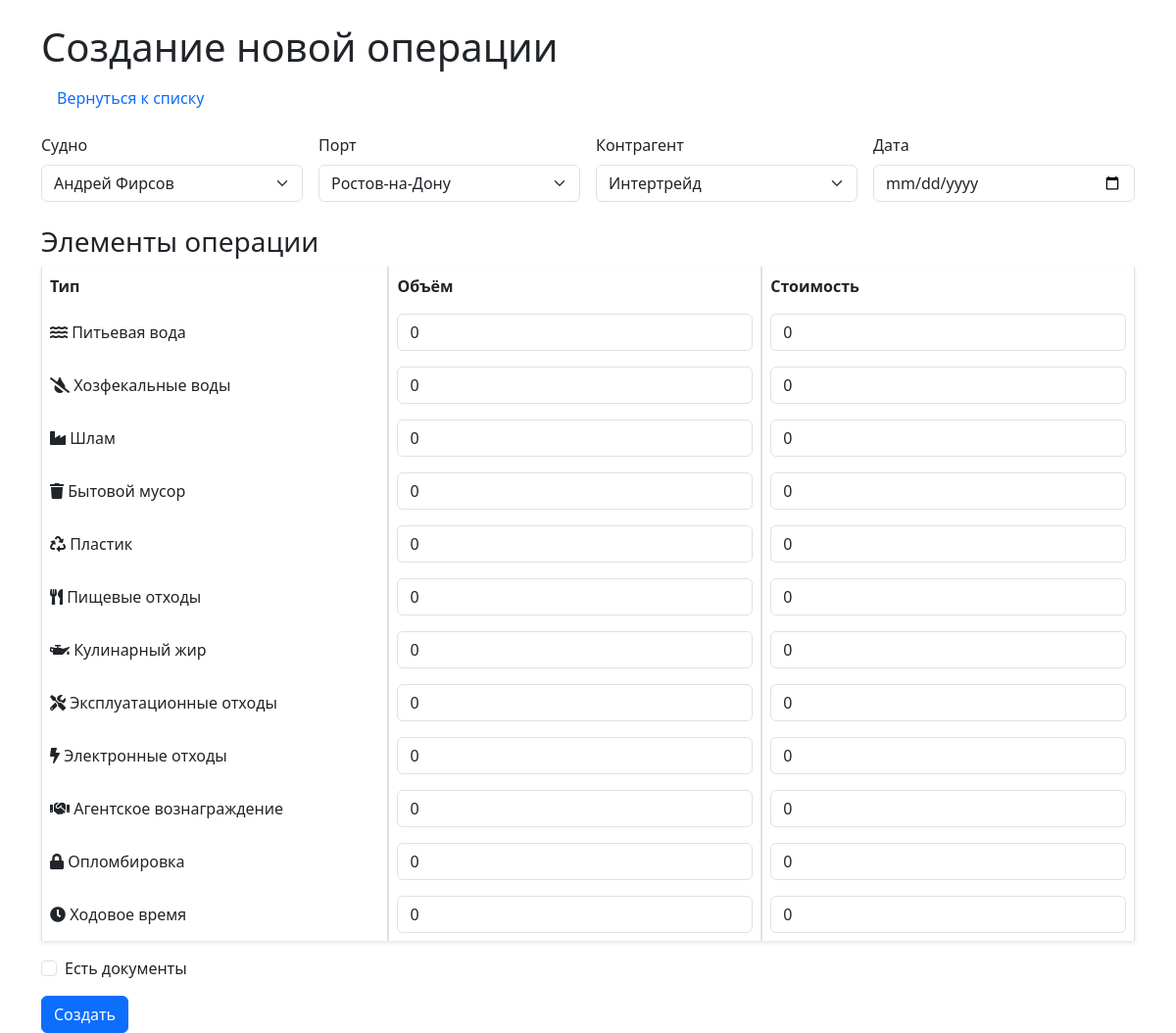
/create, run on the app's committed database.
### models/schemas.py (models this page shows)
class Item(Base):
    __tablename__ = "items"
    id = Column(Integer, primary_key=True, index=True)
    name = Column(String, unique=True, index=True)

### routers/operations.py (the view)
@router.get("/create", response_class=HTMLResponse)
async def create_form(request: Request, db: Session = Depends(get_db)):
    ships = db.query(Ship).all()
    ports = db.query(Port).all()
    contractors = db.query(Contractor).all()
    items = db.query(Item).all()
    items_dict = [{"id": item.id, "name": item.name} for item in items]
    return templates.TemplateResponse("create.html", {
        "request": request,
        "ships": ships,
        "ports": ports,
        "contractors": contractors,
        "items": items_dict
    })

### templates/create.html (shortened to what this page needs)
<!DOCTYPE html>
<html lang="ru">
<head>
    <link href="/static/css/styles.css" rel="stylesheet">
    <link href="https://cdn.jsdelivr.net/npm/bootstrap@5.3.0/dist/css/bootstrap.min.css" rel="stylesheet">
    <link href="https://cdnjs.cloudflare.com/ajax/libs/font-awesome/5.15.4/css/all.min.css" rel="stylesheet">
</head>
<body>
    <div class="container mt-4">
        <h1>Создание новой операции</h1>
        <nav class="nav mb-3">
            <a class="nav-link" href="/">Вернуться к списку</a>
        </nav>
        <form method="post" enctype="multipart/form-data">
            <div class="row g-3">
                <div class="col-md-3">
                    <label for="ship_id" class="form-label">Судно</label>
                    <select class="form-select" id="ship_id" name="ship_id" required>
                        {% for ship in ships %}
                        <option value="{{ ship.id }}">{{ ship.name }}</option>
                        {% endfor %}
                    </select>
                </div>
                <div class="col-md-3">
                    <label for="port_id" class="form-label">Порт</label>
                    <select class="form-select" id="port_id" name="port_id" required>
                        {% for port in ports %}
                        <option value="{{ port.id }}">{{ port.name }}</option>
                        {% endfor %}
                    </select>
                </div>
                <div class="col-md-3">
                    <label for="contractor_id" class="form-label">Контрагент</label>
                    <select class="form-select" id="contractor_id" name="contractor_id" required>
                        {% for contractor in contractors %}
                        <option value="{{ contractor.id }}">{{ contractor.name }}</option>
                        {% endfor %}
                    </select>
                </div>
                <div class="col-md-3">
                    <label for="date" class="form-label">Дата</label>
                    <input type="date" class="form-control" id="date" name="date" value="{{ today }}" required>
                </div>
            </div>
            <h3 class="mt-4">Элементы операции</h3>
            <table class="table table-bordered">
                <thead>
                    <tr>
                        <th>Тип</th>
                        <th>Объём</th>
                        <th>Стоимость</th>
                    </tr>
                </thead>
                <tbody>
                    {% for item in items %}
                    <tr>
                        <td>
                            {% if item.name == 'Питьевая вода' %}
                            <i class="fas fa-water"></i> {{ item.name }}
                            {% elif item.name == 'Хозфекальные воды' %}
                            <i class="fas fa-tint-slash"></i> {{ item.name }}
                            {% elif item.name == 'Шлам' %}
                            <i class="fas fa-industry"></i> {{ item.name }}
                            {% elif item.name == 'Бытовой мусор' %}
                            <i class="fas fa-trash"></i> {{ item.name }}
                            {% elif item.name == 'Пластик' %}
                            <i class="fas fa-recycle"></i> {{ item.name }}
                            {% elif item.name == 'Пищевые отходы' %}
                            <i class="fas fa-utensils"></i> {{ item.name }}
                            {% elif item.name == 'Кулинарный жир' %}
                            <i class="fas fa-oil-can"></i> {{ item.name }}
                            {% elif item.name == 'Эксплуатационные отходы' %}
                            <i class="fas fa-tools"></i> {{ item.name }}
                            {% elif item.name == 'Электронные отходы' %}
                            <i class="fas fa-bolt"></i> {{ item.name }}
                            {% elif item.name == 'Агентское вознаграждение' %}
                            <i class="fas fa-handshake"></i> {{ item.name }}
                            {% elif item.name == 'Опломбировка' %}
                            <i class="fas fa-lock"></i> {{ item.name }}
                            {% elif item.name == 'Ходовое время' %}
                            <i class="fas fa-clock"></i> {{ item.name }}
                            {% else %}
                            <i class="fas fa-question"></i> {{ item.name }}
                            {% endif %}
                        </td>
                        <td><input type="number" step="0.01" min="0" class="form-control" name="volume_{{ item.id }}" value="0"></td>
                        <td><input type="number" step="0.01" min="0" class="form-control" name="cost_{{ item.id }}" value="0"></td>
                    </tr>
                    {% endfor %}
                </tbody>
            </table>
            <div class="mb-3 form-check">
                <input type="checkbox" class="form-check-input" id="has_documents" name="has_documents">
                <label for="has_documents" class="form-check-label">Есть документы</label>
            </div>
            <button type="submit" class="btn btn-primary">Создать</button>
        </form>
    </div>
</body>
</html>

### static/css/styles.css (style rules this page uses)
body { font-family: Arial, sans-serif; }
.table { border-collapse: separate; border-spacing: 0; box-shadow: 0 2px 4px rgba(0, 0, 0, 0.1); }
.table th, .table td { vertical-align: middle; }
.table th { background-color: #f8f9fa; }
.container { max-width: 1200px; }

### data on the page
Item: name "Питьевая вода"
Item: name "Хозфекальные воды"
Item: name "Шлам"
Item: name "Бытовой мусор"
Item: name "Пластик"
Item: name "Пищевые отходы"
Item: name "Кулинарный жир"
Item: name "Эксплуатационные отходы"
Item: name "Электронные отходы"
Item: name "Агентское вознаграждение"
Item: name "Опломбировка"
Item: name "Ходовое время"

### other printed values
form field ship_id "Андрей Фирсов"
form field port_id "Ростов-на-Дону"
form field contractor_id "Интертрейд"
